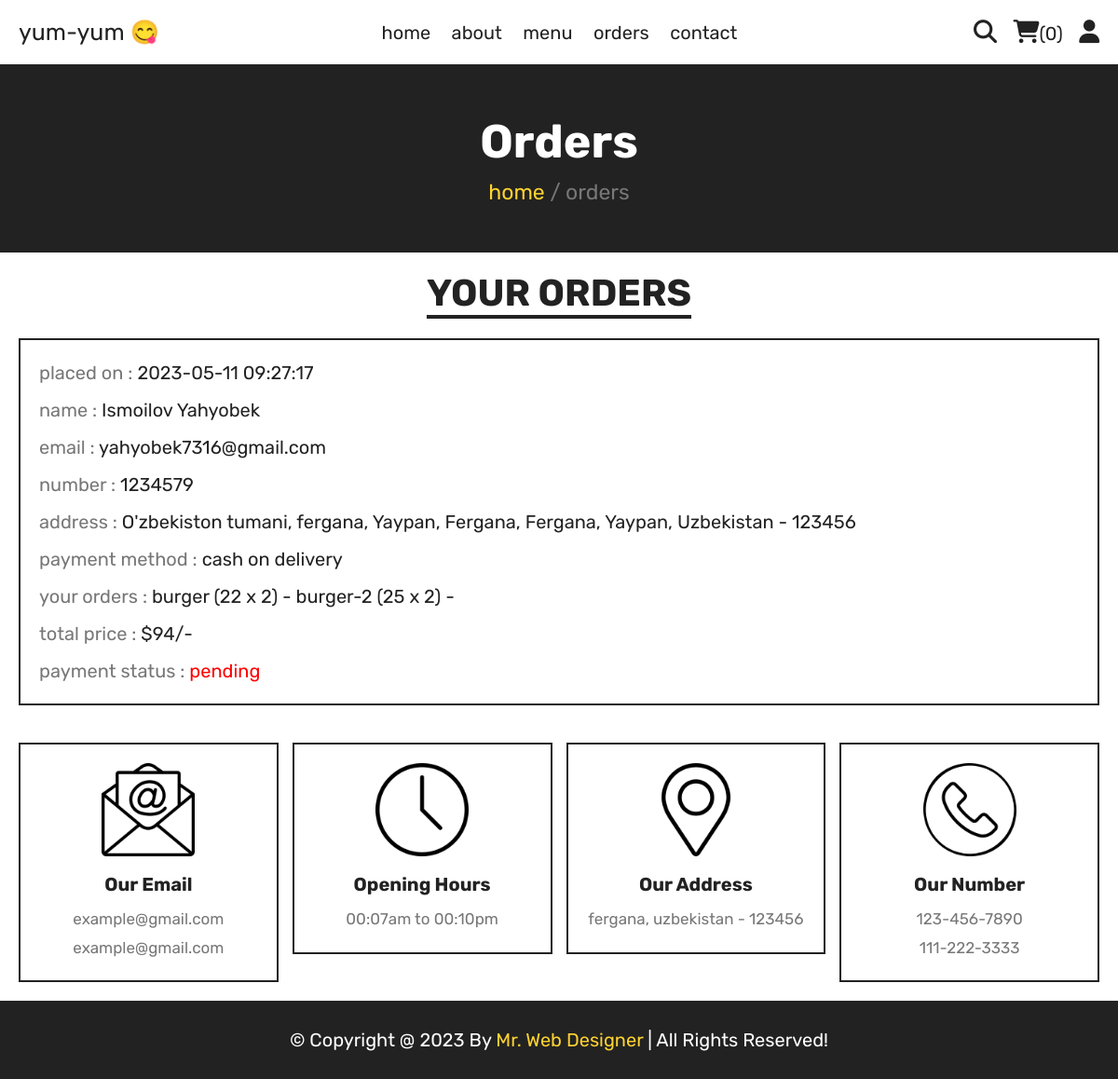
Screenshot of /orders.php (signed in) with the database file from the repository.
### tables this page shows
CREATE TABLE `orders` (
  `id` int NOT NULL,
  `user_id` int NOT NULL,
  `name` varchar(20) NOT NULL,
  `number` varchar(10) NOT NULL,
  `email` varchar(50) NOT NULL,
  `method` varchar(50) NOT NULL,
  `address` varchar(500) NOT NULL,
  `total_products` varchar(1000) NOT NULL,
  `total_price` int NOT NULL,
  `placed_on` datetime NOT NULL DEFAULT CURRENT_TIMESTAMP,
  `payment_status` varchar(20) NOT NULL DEFAULT 'pending'
);

### orders.php (the view, shortened to what this page needs)
<?php
include 'components/connect.php';
if(isset($_SESSION['user_id'])){
   $user_id = $_SESSION['user_id'];
}else{
   $user_id = '';
   header('location:home.php');
};
?>
<!DOCTYPE html>
<html lang="en">
<head>
   <link rel="stylesheet" href="https://cdnjs.cloudflare.com/ajax/libs/font-awesome/6.1.1/css/all.min.css">
   <link rel="stylesheet" href="css/style.css">
</head>
<body>
<?php include 'components/user_header.php'; ?>
<div class="heading">
   <h3>orders</h3>
   <p><a href="orders.php">home</a> <span> / orders</span></p>
</div>
<section class="orders">
   <h1 class="title">your orders</h1>
   <div class="box-container">
   <?php
      if($user_id == ''){
         echo '<p class="empty">please login to see your orders</p>';
      }else{
         $select_orders = $conn->prepare("SELECT * FROM `orders` WHERE user_id = ?");
         $select_orders->execute([$user_id]);
         if($select_orders->rowCount() > 0){
            while($fetch_orders = $select_orders->fetch(PDO::FETCH_ASSOC)){
   ?>
   <div class="box">
      <p>placed on : <span><?= $fetch_orders['placed_on']; ?></span></p>
      <p>name : <span><?= $fetch_orders['name']; ?></span></p>
      <p>email : <span><?= $fetch_orders['email']; ?></span></p>
      <p>number : <span><?= $fetch_orders['number']; ?></span></p>
      <p>address : <span><?= $fetch_orders['address']; ?></span></p>
      <p>payment method : <span><?= $fetch_orders['method']; ?></span></p>
      <p>your orders : <span><?= $fetch_orders['total_products']; ?></span></p>
      <p>total price : <span>$<?= $fetch_orders['total_price']; ?>/-</span></p>
      <p> payment status : <span style="color:<?php if($fetch_orders['payment_status'] == 'pending'){ echo 'red'; }else{ echo 'green'; }; ?>"><?= $fetch_orders['payment_status']; ?></span> </p>
   </div>
   <?php
      }
      }else{
         echo '<p class="empty">no orders placed yet!</p>';
      }
      }
   ?>
   </div>
</section>
<?php include 'components/footer.php'; ?>
</body>
</html>

### css/style.css (style rules this page uses)
:root { --yellow:#fed330; --red:#e74c3c; --white:#fff; --black:#222; --light-color:#777; --border:.2rem solid var(--black); }
* { font-family: 'Rubik', sans-serif; margin:0; padding:0; box-sizing: border-box; outline: none; border: none; text-decoration: none; }
html { font-size: 62.5%; overflow-x: hidden; scroll-behavior: smooth; stop-opacity: 7rem; }
section { margin:0 auto; max-width: 1200px; padding:2rem; }
.title { text-align: center; margin-bottom: 2.5rem; font-size: 4rem; color:var(--black); text-transform: uppercase; text-decoration: underline; text-underline-offset: 1rem; }
.heading { display: flex; align-items: center; justify-content: center; gap:1rem; flex-flow: column; background-color: var(--black); min-height: 20rem; }
.heading h3 { font-size: 5rem; color:var(--white); text-transform: capitalize; }
.heading p { font-size: 2.3rem; color:var(--light-color); }
.heading p a { color:var(--yellow); }
.orders .box-container { display: flex; flex-wrap: wrap; gap:1.5rem; align-items: flex-start; }
.orders .box-container .box { padding:1rem 2rem; border:var(--border); flex:1 1 40rem; }
.orders .box-container .box p { line-height: 1.5; margin:1rem 0; font-size: 2rem; color:var(--light-color); }
.orders .box-container .box p span { color:var(--black); }

### rows the page displays
orders: placed_on "2023-05-11 09:27:17", name "Ismoilov Yahyobek", email "yahyobek7316@gmail.com", number "1234579", address "O'zbekiston tumani, fergana, Yaypan, Fergana, Fergana, Yaypan, Uzbekistan - 123456", method "cash on delivery", total_products "burger (22 x 2) - burger-2 (25 x 2) -", total_price "94", payment_status "pending"

### other values shown
$total_cart_items "0"
